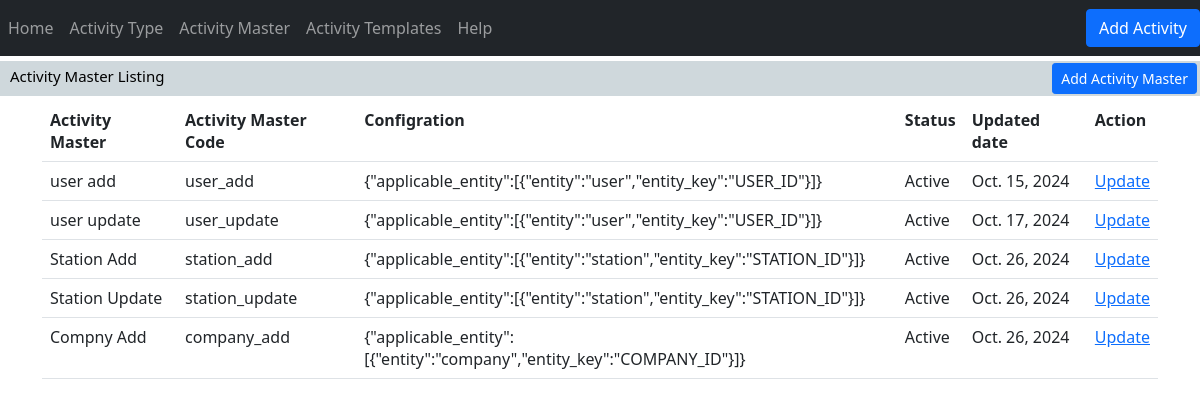
/activityMaster/, run on an earlier commit of the app's database.
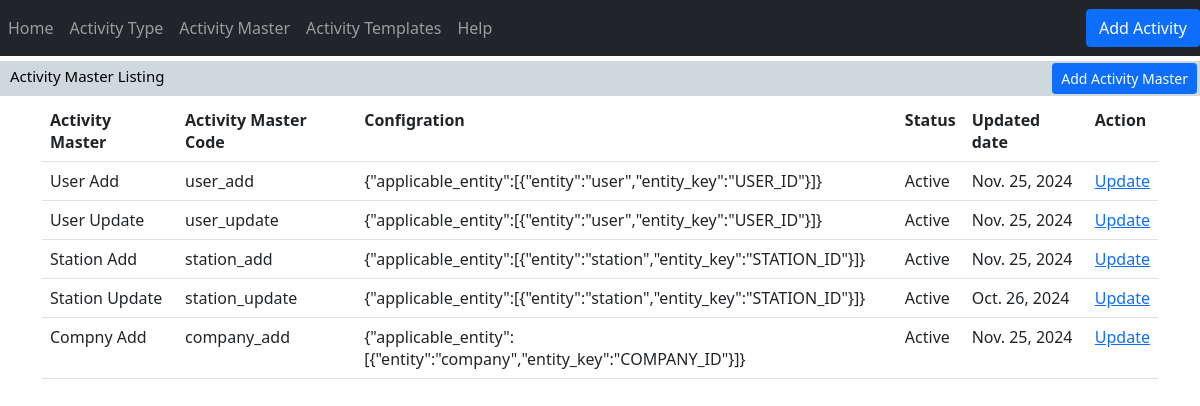
And on a later commit of the database.
### activity/models.py (models this page shows, shortened)
class activityMaster(models.Model):
    ACTIVITY_MASTER_STATUS = (
        ("Active","Active"),
        ("Inactive","Inactive")
    )
    iActivityMasterId   = models.AutoField(primary_key=True)
    cActivityMasterName = models.CharField(max_length=256,null=False)
    cActivityMasterCode = models.CharField(max_length=256,null=False,unique=True)
    tActivityConfig     = models.TextField(max_length=256,null=False,default='')
    eStatus             = models.CharField(max_length=256,null=False,choices=ACTIVITY_MASTER_STATUS)
    dAddedDate          = models.DateField(null=True)
    dUpdatedDate        = models.DateField(null=True)

### activity/views.py (the view)
# urls.py: path("activityMaster/",views.activityMasterListing,name="activityMaster"),
def activityMasterListing(request):
    if request.method == 'POST':
        activityMasterName = request.POST.get('inputActivityMasterName')
        activityMasterCode = request.POST.get('inputActivityMasterCode')
        activityConfig     = request.POST.get('inputActivityConfig')
        status             = request.POST.get('inputActivityMasterStatus')
        activity_master = activityMaster(
            cActivityMasterName=activityMasterName,
            cActivityMasterCode=activityMasterCode,
            tActivityConfig=activityConfig,
            eStatus=status,
            dAddedDate = timezone.now().date(),
            dUpdatedDate = timezone.now().date()
        )
        activity_master.save()
        return redirect('activityMaster')
        '''
        form_validate = ActivityMasterForm(request.POST)
        if form_validate.is_valid():
            form_validate.save()

            return redirect('activityMaster')
        else:
            return render(request,'activity/error.html')
        '''
    else:
        formValues  = ActivityMasterForm()
        amListing   = activityMaster.objects.all()
        context = {'form':formValues,'amListing':amListing}
    return render(request,'activity/activity_master.html',context)

### activity/templates/activity/activity_master.html (shortened to what this page needs)
{% extends 'activity/main.html'%}
{%block content%}
<div class="row">
    <div class="col-12">
        <div class="page-strip">
            <div class="strip-left">
                <div class="strip-title">Activity Master Listing</div>
            </div>
            <div class="strip-right">
                <div class="strip-action-button">
                    <a href="{% url 'activityMasterAdd'%}" class="btn btn-primary btn-sm strip-button">Add Activity Master</a>
                </div>
            </div>
        </div>
    </div>
</div>
<div class="container">
    <div class="row">
        <div class="col-12">
<table class="table">
    <tr>
        <th>Activity Master</th>
        <th>Activity Master Code</th>
        <th>Configration</th>
        <th>Status</th>
        <th>Updated date</th>
        <th>Action</th>
    </tr>
    {%if amListing %}
        {% for am in amListing %}
            <tr>
                <td>{{am.cActivityMasterName}}</td>
                <td>{{am.cActivityMasterCode}}</td>
                <td>{{am.tActivityConfig}}</td>
                <td>{{am.eStatus}}</td>
                <td>{{am.dUpdatedDate}}</td>
                <td>
                    <a href="{% url 'activityMasterEdit' am.pk %}">Update</a>
                </td>
            </tr>
        {%endfor%}
    {%endif%}
</table>
</div>
</div>
</div>
{%endblock%}

What changed in the data, as far as the page shows it:
changed activityMaster "user_add": cActivityMasterName "user add" → "User Add"; dUpdatedDate "Oct. 15, 2024" → "Nov. 25, 2024"
changed activityMaster "user_update": cActivityMasterName "user update" → "User Update"; dUpdatedDate "Oct. 17, 2024" → "Nov. 25, 2024"
changed activityMaster "Station Add": dUpdatedDate "Oct. 26, 2024" → "Nov. 25, 2024"
changed activityMaster "Compny Add": dUpdatedDate "Oct. 26, 2024" → "Nov. 25, 2024"
